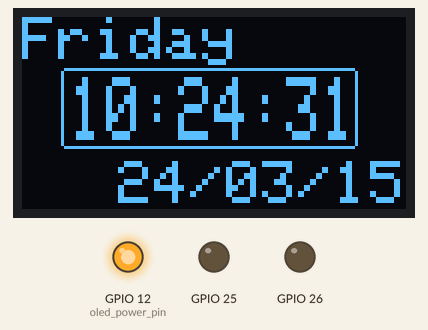
Bench run of a sketch on a simulated ESP32. On the bench: 128×64 one-colour display, output pins drawn as LEDs (lit = HIGH). WiFi joins after 1.5 s; servers stay silent unless stated; the local clock reads 2024-03-15 10:24:30 at power-on unless the sketch sets it; what the sketch prints to the serial monitor is not drawn.

Above: at 1.6 s.
At 5.7 s:
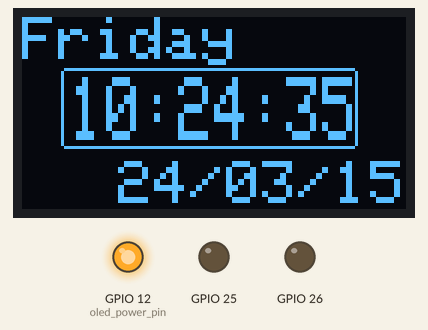
At 10.8 s:
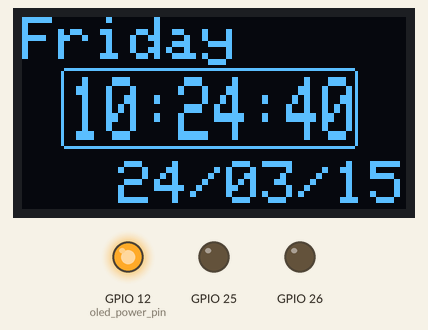
At 20.1 s:
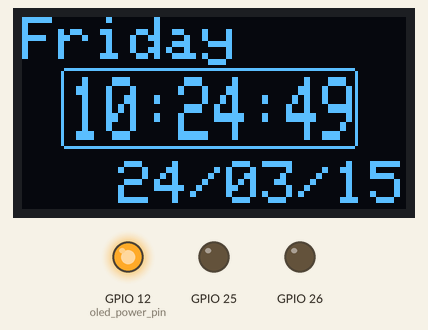
At 29.3 s:
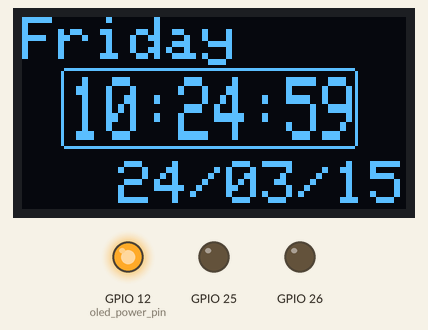
At 38.5 s:
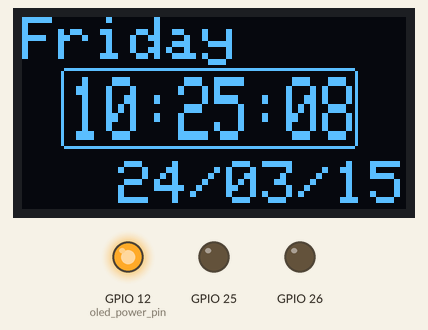

The sketch:

Proyectoesp32ISTE.ino
```cpp
#include <WiFi.h>
#include "time.h"
#include <Wire.h>

#define OLED                      // comment this line if your are not using an OLED Screen

#ifdef OLED
#include <Adafruit_GFX.h>
#include <Adafruit_SSD1306.h>
#define SCREEN_WIDTH 128 // OLED display width, in pixels
#define SCREEN_HEIGHT 64 // OLED display height, in pixels
#define OLED_RESET     -1 // Reset pin # (or -1 if sharing Arduino reset pin)
#define SCREEN_ADDRESS 0x3C ///< See datasheet for Address; 0x3C for 128x32 / 128x64 or 0X3D for others
Adafruit_SSD1306 display(SCREEN_WIDTH, SCREEN_HEIGHT, &Wire, OLED_RESET);
#endif
/*
Hardware OLED Screen Wiring in the video.
ESP32  ------ OLED SS1306/1315
 GND   ------  GND
 G12   ------  VDD
 G27   ------  SDA
 G14   ------  SCL
*/
#define sda_pin 27              // Set your SDA Pin on ESP32
#define scl_pin 14               // Set your SCL Pin on ESP32
#define oled_power_pin 12        // Set your POWER VDD Pin on ESP32

const char* ssid       = "ECUABET";      // Set the SSID of your Wifi Network
const char* password   = "Ecuabet2025@";      // Set the password of your Wifi Network

const char* ntpServer = "pool.ntp.org";
const long  gmtOffset_sec = -18000;         // Set the GMT shift (3600 seconds = 1 hour) i.e. Colombia is -18000, (GMT-5)
const int   daylightOffset_sec = 0;

struct tm timeinfo;               // Time Structure Definition

void setup(){
  Wire.begin(sda_pin,scl_pin);        // initialize Wire or i2C Serial Interface
  Serial.begin(115200);             // initialize serial transmission for debugging
  pinMode(26,OUTPUT);
  pinMode(25,OUTPUT);
  //connect to WiFi
  Serial.printf("Connecting to %s ", ssid);
  WiFi.begin(ssid, password);
  while (WiFi.status() != WL_CONNECTED) {
      delay(500);
      Serial.print(".");
  }
  Serial.println("WIFI CONNECTED");
  //init and get the time
  configTime(gmtOffset_sec, daylightOffset_sec, ntpServer);
  printLocalTime();
  //disconnect WiFi as it's no longer needed
  WiFi.disconnect(true);
  WiFi.mode(WIFI_OFF);
  Serial.println("WIFI DISCONNECTED");

#ifdef OLED
    pinMode(oled_power_pin,OUTPUT);
    digitalWrite(oled_power_pin,HIGH);
    // SSD1306_SWITCHCAPVCC = generate display voltage from 3.3V internally
    if(!display.begin(SSD1306_SWITCHCAPVCC, SCREEN_ADDRESS)) {
      Serial.println(F("SSD1306 allocation failed"));
      for(;;); // Don't proceed, loop forever
    }
    display.setTextColor(SSD1306_WHITE);
#endif
}

void loop(){
  #ifdef OLED
    ShowDataOLED();
  #endif
    delay(1000);
    printLocalTime();
    /*Primera Forma*/
    int hour = timeinfo.tm_hour;
    int min = timeinfo.tm_min;
    int sec = timeinfo.tm_sec;
    if(hour == 19){
      if(min == 35){
        digitalWrite(26,HIGH);
        digitalWrite(25,LOW);
      }else{
        digitalWrite(26,LOW);
        digitalWrite(25,LOW);
      }
    }
    /*Segunda Forma*/
    // char buffer[10];
    // strftime(buffer,10,"%H:%M",&timeinfo);
    // String data = String(buffer);
    // if (data.equals("23:12")){
    //     digitalWrite(26,HIGH);
    //     digitalWrite(25,LOW);
    // }else{
    //     digitalWrite(26,LOW);
    //     digitalWrite(25,LOW);
    // }
}

/*****************Function Get the local Time and Print it on Serial Monitor******************/
void printLocalTime()
{
  if(!getLocalTime(&timeinfo)){
    Serial.println("Failed to obtain time");
    return;
  }
  Serial.println(&timeinfo, "%A, %B %d %Y %H:%M:%S");
}

/*Function To show the data in a OLED Screen */
#ifdef OLED
void ShowDataOLED(){
    display.clearDisplay(); // Clear Display Before Updating
    /****************Show on OLED the Day Of the Week***********************/
    display.setTextSize(2,2); // Draw 2X-scale text
    display.setCursor(0, 0);
    String DayOfWeek = "";
    switch (timeinfo.tm_wday) {
    case 0: DayOfWeek = "Sunday";break;
    case 1: DayOfWeek = "Monday";break;
    case 2: DayOfWeek = "tuesday";break;
    case 3: DayOfWeek = "Wednesday";break;
    case 4: DayOfWeek = "Thursday";break;
    case 5: DayOfWeek = "Friday";break;
    case 6: DayOfWeek = "Saturday";break;
    }
    display.print(DayOfWeek);

        /****************Show on OLED the Hour Minute Second Format (hh:mm:ss)***********************/
    display.setTextSize(2,3);
    display.setCursor(0, 30);
          char buffer[10];
          strftime (buffer,10,"%H:%M:%S",&timeinfo);
          //strftime (buffer,10,"%H:%M:%S",&timeinfo);
          String data = String(buffer);
          DisplayCenter(data);
    //display.print(&timeinfo,"%H:%M:%S");

/****************Show on OLED the Year Month Day Format (YY:MM:DD)***********************/
          char buffer1[10];
          strftime (buffer1,10,"%y/%m/%d",&timeinfo);
          String data1 = String(buffer1);
          display.setTextSize(2,2);
          display.setCursor(32, 48);
          display.print(data1);

    display.display();      // Load Everything on OLED Screen
}
#endif

#ifdef OLED
void DisplayCenter(String text) {
  int16_t x1;
  int16_t y1;
  uint16_t width;
  uint16_t height;

  display.getTextBounds(text, 0, 0, &x1, &y1, &width, &height);
  int16_t X0 = (SCREEN_WIDTH - width) / 2;
  int16_t Y0 = (SCREEN_HEIGHT - height) / 2;
  int rectangleMargin = 3;
  display.drawRoundRect(X0-rectangleMargin, Y0-rectangleMargin, width+rectangleMargin, height+rectangleMargin, 2, SSD1306_WHITE);
  // display on horizontal and vertical center
  display.setCursor((SCREEN_WIDTH - width) / 2, (SCREEN_HEIGHT - height) / 2);
  display.println(text); // text to display
}
#endif
```

Measured:
- what the display in image 0 shows lasts 1.0 s, from 1.6 s to 2.6 s
